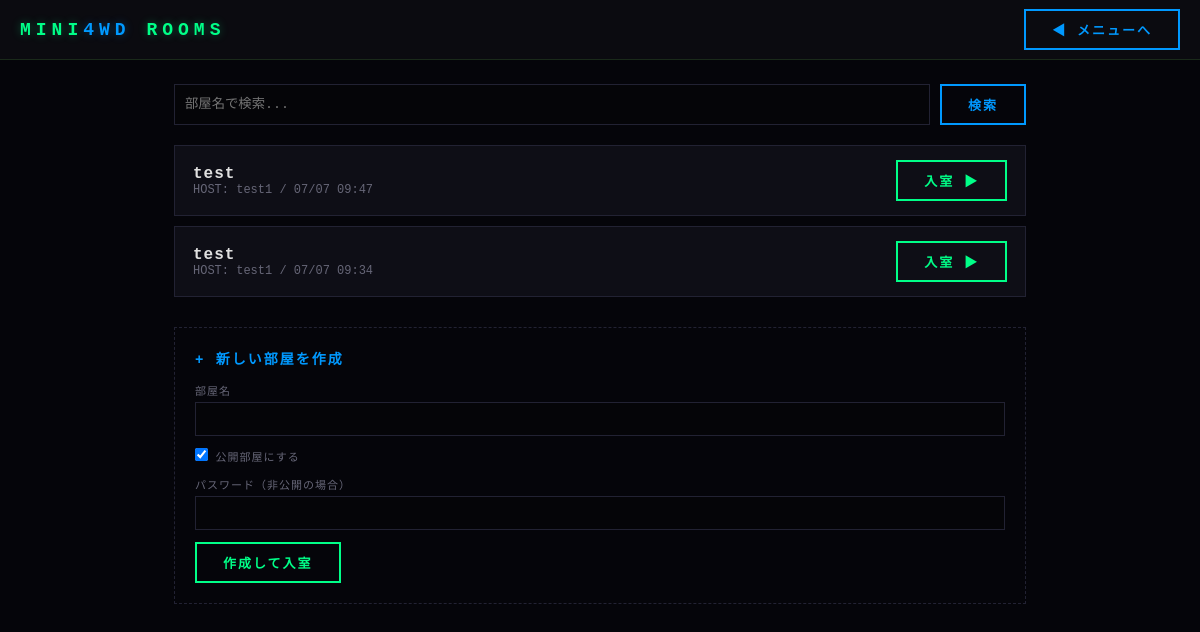
/rooms/ (signed in), run on an earlier commit of the app's database.
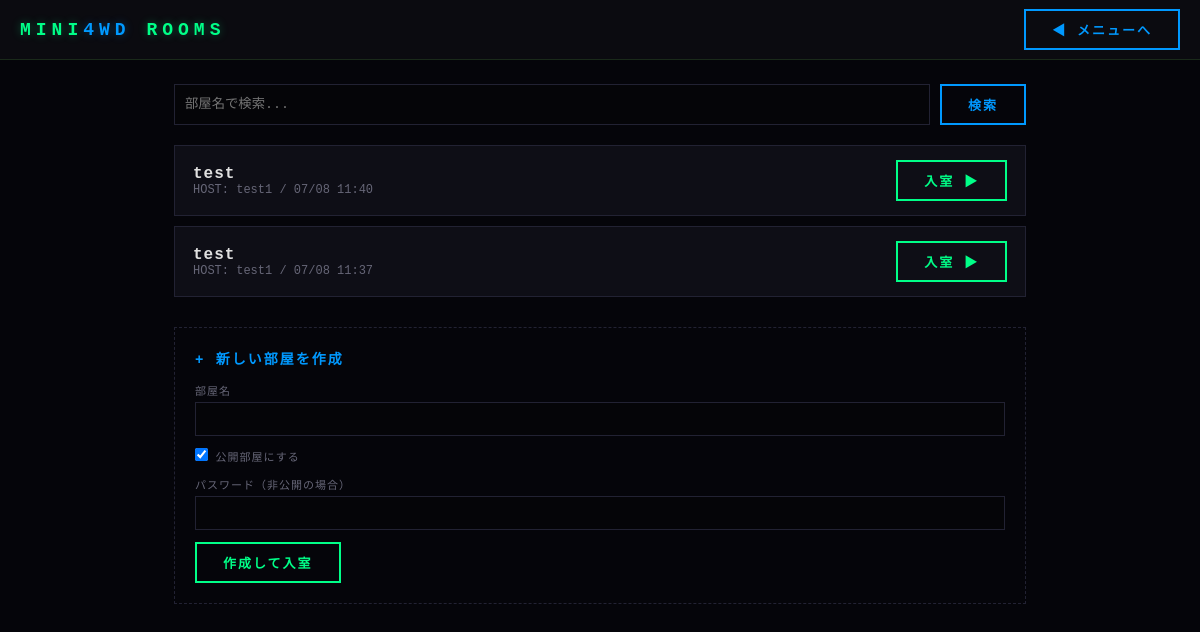
And on a later commit of the database.
### rooms/models/room_model.py (models this page shows, shortened)
class Room(models.Model):
    STATUS_WAITING = "WAITING"
    STATUS_RACING = "RACING"
    STATUS_CHOICES = [
        (STATUS_WAITING, "待機中"),
        (STATUS_RACING, "レース中"),
    ]
    room_id = models.CharField(max_length=36, primary_key=True, default=generate_room_id, editable=False)
    host_user = models.ForeignKey(
        settings.AUTH_USER_MODEL,
        on_delete=models.SET_NULL,
        null=True,
        related_name="hosted_rooms",
        verbose_name="ホストユーザー",
    )
    room_name = models.CharField(max_length=64)
    is_public = models.BooleanField(default=True)
    password = models.CharField(max_length=64, null=True, blank=True, help_text="パス付き部屋用（null許容）")
    status = models.CharField(max_length=10, choices=STATUS_CHOICES, default=STATUS_WAITING)
    created_at = models.DateTimeField(auto_now_add=True)
    bot_list = models.JSONField(default=list, blank=True, help_text='現在のBotリスト（例: ["Bot1","Bot2"]）')
    current_race_setup = models.JSONField(
        null=True, blank=True,
        help_text="race_consumer.send_race_setup()が生成した race_seed/car_configs/参加者対応表",
    )
    class Meta:
        db_table = "room"
        verbose_name = "部屋"
        verbose_name_plural = "部屋"
    @property
    def has_password(self):
        return bool(self.password)

### accounts/models/user_model.py (models this page shows, shortened)
class User(AbstractBaseUser, PermissionsMixin):
    user_id = models.BigAutoField(primary_key=True)
    name = models.CharField(
        max_length=32,
        unique=True,
        validators=[validate_halfwidth_name],
        help_text="半角英数字のみ、32字以下",
    )
    car = models.ForeignKey(
        "garage.Car",
        null=True,
        blank=True,
        on_delete=models.SET_NULL,
        related_name="equipped_by_users",
        verbose_name="現在装備中の車体",
    )
    achievement = models.ForeignKey(
        "accounts.Achievement",
        null=True,
        blank=True,
        on_delete=models.SET_NULL,
        related_name="featured_by_users",
        verbose_name="表示中の実績",
    )
    rate = models.IntegerField(default=1500, verbose_name="レート")
    en = models.BigIntegerField(default=0, verbose_name="ゲーム内通貨")
    tickets = models.IntegerField(default=0, verbose_name="購入チケット数")
    last_login_at = models.DateTimeField(
        null=True,
        blank=True,
        verbose_name="最終ログイン日時（ログインボーナス判定用）",
    )
    is_active = models.BooleanField(default=True)
    is_staff = models.BooleanField(default=False)
    date_joined = models.DateTimeField(auto_now_add=True)
    objects = UserManager()
    USERNAME_FIELD = "name"
    REQUIRED_FIELDS = []
    class Meta:
        db_table = "user"
        verbose_name = "ユーザー"
        verbose_name_plural = "ユーザー"

### rooms/views/rooms_view.py (the view)
# urls.py: path("", views.rooms_list_view, name="index"),
@login_required
def rooms_list_view(request):
    q = request.GET.get("q", "").strip()
    rooms = Room.objects.filter(status=Room.STATUS_WAITING, is_public=True).order_by("-created_at")
    if q:
        rooms = rooms.filter(room_name__icontains=q)
    form = RoomCreateForm()
    return render(request, "rooms/rooms.html", {"rooms": rooms[:100], "form": form, "query": q})

### rooms/forms.py
class RoomCreateForm(forms.Form):
    room_name = forms.CharField(max_length=64, label="部屋名")
    is_public = forms.BooleanField(required=False, initial=True, label="公開部屋にする")
    password = forms.CharField(max_length=64, required=False, label="パスワード（非公開の場合）")

### rooms/templates/rooms/rooms.html (shortened to what this page needs)
{% load static %}
<!DOCTYPE html>
<html lang="ja">
<head>
    <link rel="stylesheet" href="{% static 'accounts/style.css' %}">
</head>
<body>
    <div id="header">
        <div id="title">MINI<span>4WD</span> ROOMS</div>
        <a class="btn alt" href="{% url 'menu:index' %}">◀ メニューへ</a>
    </div>
    <div id="rooms-main">
        <form method="get" class="search-row">
            <input type="text" name="q" value="{{ query }}" placeholder="部屋名で検索...">
            <button type="submit" class="btn alt">検索</button>
        </form>
        <div class="room-list">
            {% for room in rooms %}
            <div class="room-row">
                <div>
                    <div class="rn">{{ room.room_name }}</div>
                    <div class="meta">HOST: {{ room.host_user.name }} / {{ room.created_at|date:"m/d H:i" }}{% if room.has_password %} / 🔒パス付き{% endif %}</div>
                </div>
                <a class="btn" href="{% url 'rooms:lobby' room.room_id %}">入室 ▶</a>
            </div>
            {% empty %}
            <p class="hint-text">現在公開されている部屋はありません。新しく作成しましょう。</p>
            {% endfor %}
        </div>
        <div class="create-card">
            <h3>+ 新しい部屋を作成</h3>
            <form method="post" action="{% url 'rooms:create' %}">
                <div class="field">
                    <label>部屋名</label>
                    {{ form.room_name }}
                </div>
                <div class="field">
                    <label>{{ form.is_public }} 公開部屋にする</label>
                </div>
                <div class="field">
                    <label>パスワード（非公開の場合）</label>
                    {{ form.password }}
                </div>
                <button type="submit" class="btn">作成して入室</button>
            </form>
        </div>
    </div>
</body>
</html>

### accounts/static/accounts/style.css (style rules this page uses)
* { margin: 0; padding: 0; box-sizing: border-box; }
body { background: #05050a; color: #e0e0e0; font-family: 'Courier New', monospace; min-height: 100vh; display: flex; flex-direction: column; }
a { color: inherit; text-decoration: none; }
#header { display: flex; align-items: center; justify-content: space-between; padding: 9px 20px; border-bottom: 1px solid #1a2a1a; background: #0b0b10; flex-shrink: 0; }
#title { font-size: 18px; font-weight: bold; letter-spacing: 5px; color: #00ff88; text-shadow: 0 0 10px #00ff8855; }
#title span { color: #0099ff; text-shadow: 0 0 10px #0099ff55; }
.btn { padding: 9px 26px; font-family: 'Courier New', monospace; font-size: 13px; font-weight: bold; letter-spacing: 2px; border: 2px solid #00ff88; background: transparent; color: #00ff88; cursor: pointer; transition: all 0.18s; display: inline-block; }
.btn.alt { border-color: #0099ff; color: #0099ff; }
.field { margin-bottom: 16px; }
.field label { display: block; font-size: 11px; letter-spacing: 1px; color: #667; margin-bottom: 6px; }
.field input[type="text"], .field input[type="password"] { width: 100%; padding: 10px 12px; background: #050508; border: 1px solid #223; color: #e0e0e0; font-family: 'Courier New', monospace; font-size: 14px; }
* { scrollbar-width: thin; scrollbar-color: #222222 #000000; }

### rooms/templates/rooms/rooms.html (style rules this page uses)
#rooms-main { flex: 1; padding: 24px; max-width: 900px; margin: 0 auto; width: 100%; }
.search-row { display: flex; gap: 10px; margin-bottom: 20px; }
.search-row input[type="text"] { flex: 1; padding: 10px; background: #050508; border: 1px solid #223; color: #e0e0e0; font-family: 'Courier New', monospace; }
.room-list { display: flex; flex-direction: column; gap: 10px; margin-bottom: 30px; }
.room-row { display: flex; justify-content: space-between; align-items: center; padding: 14px 18px; border: 1px solid #223; background: #0e0e16; }
.room-row .rn { font-weight: bold; letter-spacing: 1px; }
.room-row .meta { color: #667; font-size: 12px; }
.create-card { border: 1px dashed #223; padding: 20px; }
.create-card h3 { margin-bottom: 14px; color: #0099ff; font-size: 14px; letter-spacing: 2px; }
.create-card .field { margin-bottom: 12px; }
.create-card label { display: block; font-size: 11px; color: #667; margin-bottom: 4px; }
.create-card input[type="text"], .create-card input[type="password"] { width: 100%; padding: 8px; background: #050508; border: 1px solid #223; color: #e0e0e0; font-family: 'Courier New', monospace; }

What changed in the data, as far as the page shows it:
removed Room: room_name "test", host_user.name "test1", created_at "07/07 09:47"
removed Room: room_name "test", host_user.name "test1", created_at "07/07 09:34"
added Room: room_name "test", host_user.name "test1", created_at "07/08 11:40"
added Room: room_name "test", host_user.name "test1", created_at "07/08 11:37"
